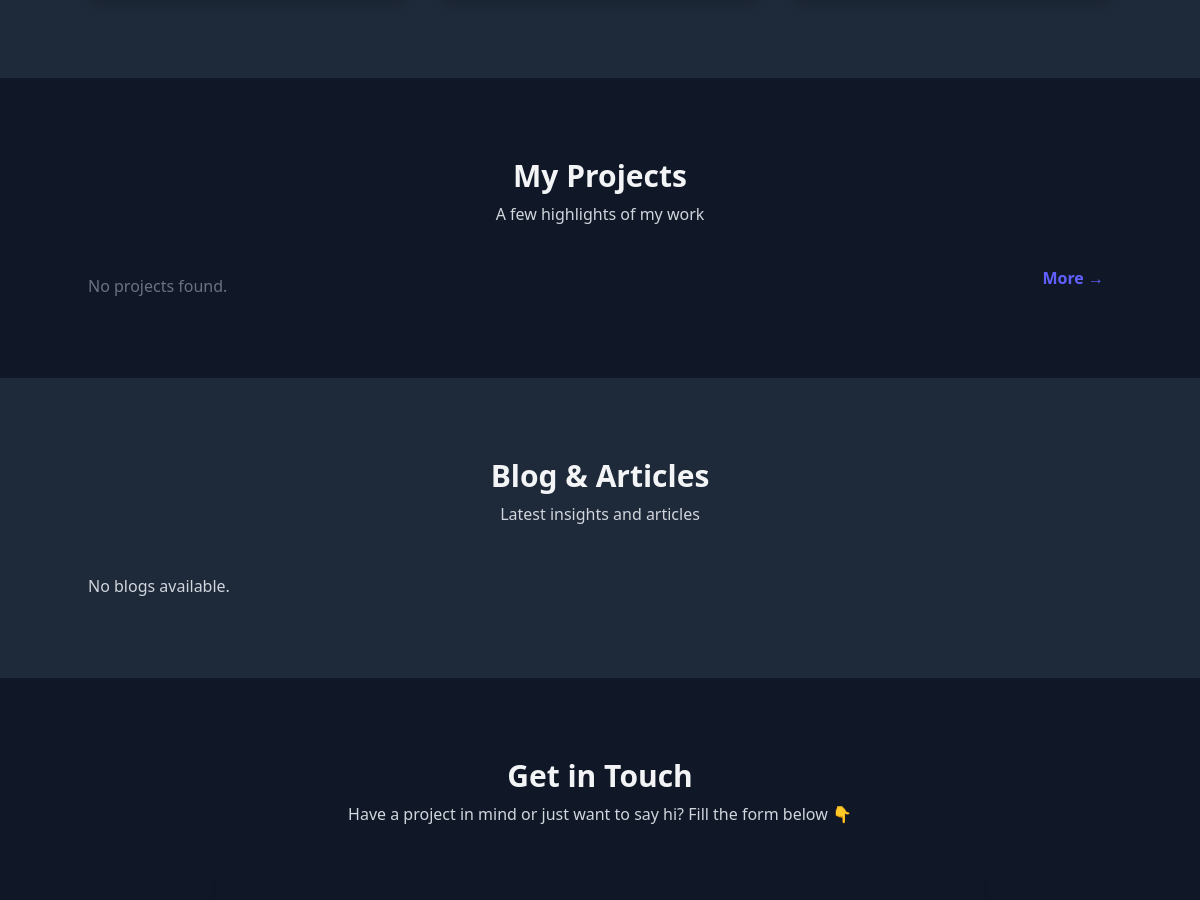
The app's page / (middle part), older data.
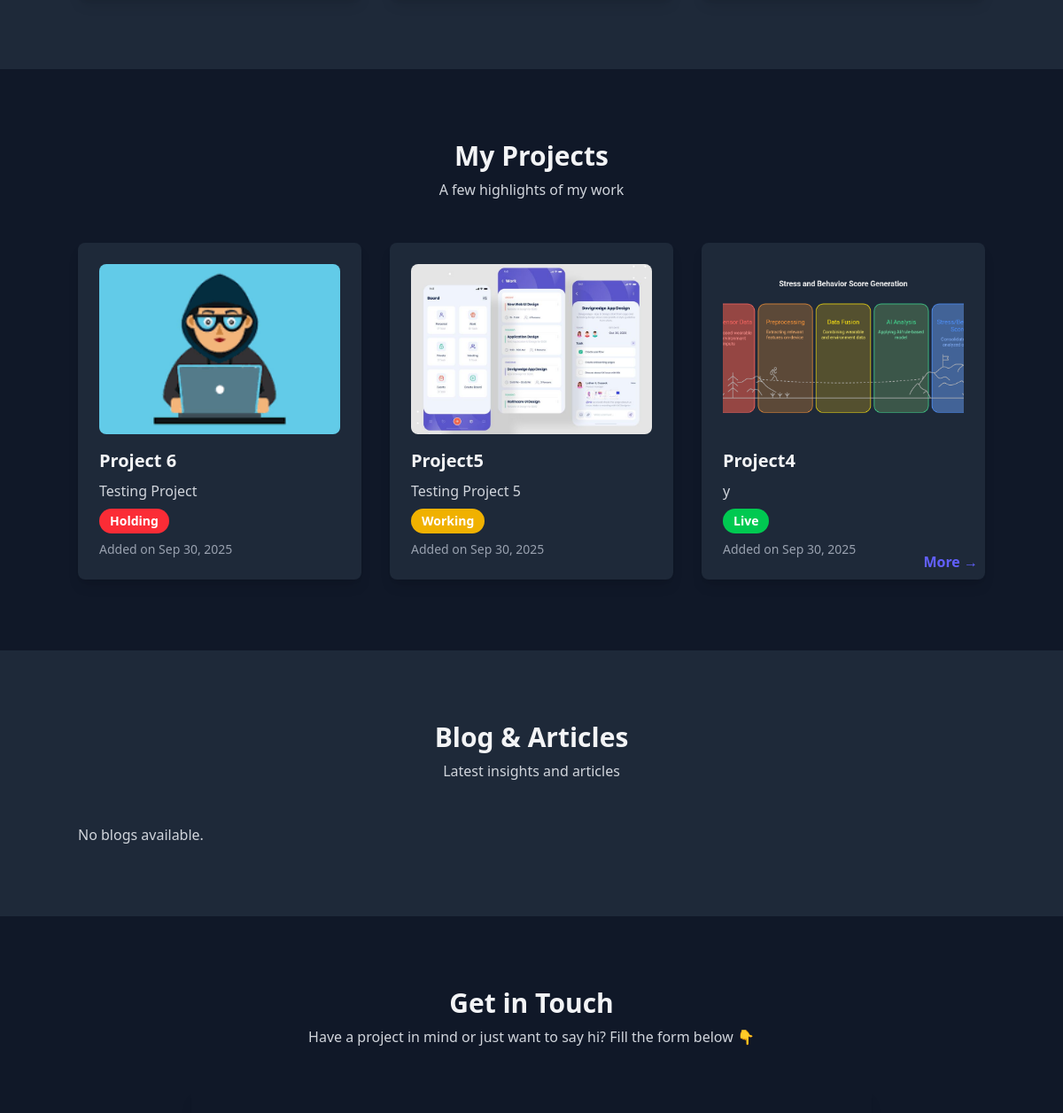
The same page, newer data.
### home/models.py (models this page shows, shortened)
class Project(models.Model):
    STATUS_CHOICES = [
        ('live', 'Live'),
        ('working', 'Working'),
        ('holding', 'Holding'),
    ]
    project_name = models.CharField(max_length=200)
    project_img = models.ImageField(upload_to=project_image_path, blank=True, null=True)
    description = models.TextField(blank=True, null=True)
    status = models.CharField(max_length=20, choices=STATUS_CHOICES, default='working')
    created_at = models.DateTimeField(auto_now_add=True)
    class Meta:
        db_table = "project"

### home/views.py (the view)
# urls.py: path('', views.index, name='home'),
def index(request):
    projects = Project.objects.all().order_by("-created_at")[:3]
    blogs= Blog.objects.all().order_by("-created_at")[:3]
    return render(request, 'home/index.html',{'projects':projects,'blogs':blogs})

### templates/home/index.html (shortened to what this page needs)
{% extends "__base.html" %} {% block content %}
{% load static %}
<section class="py-20 bg-gray-800 z-10 relative">
</section>
<section class="py-20 bg-gray-900 z-10 relative">
  <div class="container mx-auto text-center mb-12">
    <h2 class="text-3xl font-bold text-gray-100">My Projects</h2>
    <p class="text-gray-300 mt-2">A few highlights of my work</p>
  </div>
  <div class="container mx-auto grid md:grid-cols-3 gap-8 relative">
    {% for project in projects %}
    <div
      class="p-6 bg-gray-800 rounded-lg shadow-lg hover:shadow-2xl hover:bg-gray-700 transition duration-300 transform hover:scale-105"
    >
      <img
        src="{{ project.project_img.url }}"
        alt="{{ project.project_name }}"
        class="rounded-lg mb-4 w-full h-48 object-cover"
      />
      <h3 class="text-xl font-semibold mb-2 text-gray-100">
        {{ project.project_name }}
      </h3>
      <p class="text-gray-300">{{ project.description }}</p>
      {% if project.status == 'live' %}
      <span class="inline-block px-3 py-1 mt-2 text-white bg-green-500 rounded-full text-sm font-semibold">
        Live
      </span>
      {% elif project.status == 'working' %}
      <span class="inline-block px-3 py-1 mt-2 text-white bg-yellow-500 rounded-full text-sm font-semibold">
        Working
      </span>
      {% elif project.status == 'holding' %}
      <span class="inline-block px-3 py-1 mt-2 text-white bg-red-500 rounded-full text-sm font-semibold">
        Holding
      </span>
      {% endif %}
      <p class="text-sm text-gray-400 mt-2">
        Added on {{ project.created_at|date:"M d, Y" }}
      </p>
    </div>
    {% empty %}
    <p class="text-gray-500">No projects found.</p>
    {% endfor %}
    <div class="absolute bottom-0 right-0 mr-2 mb-2">
      <a href="{% url 'projects' %}" class="text-indigo-500 font-semibold hover:underline">
        More →
      </a>
    </div>
  </div>
</section>
<section class="py-20 bg-gray-800 z-10 relative">
  <div class="container mx-auto text-center mb-12">
    <h2 class="text-3xl font-bold text-gray-100">Blog & Articles</h2>
    <p class="text-gray-300 mt-2">Latest insights and articles</p>
  </div>
  <div class="container mx-auto grid md:grid-cols-3 gap-8">
    {% for blog in blogs %}
    <div
      class="p-6 bg-gray-700 rounded-lg shadow-lg hover:shadow-2xl hover:bg-gray-600 transition duration-300 transform hover:scale-105"
    >
      {% if blog.image %}
      <img
        src="{{ blog.image.url }}"
        alt="{{ blog.title }}"
        class="rounded-lg mb-4 w-full h-40 object-cover"
      />
      {% else %}
      <img
        src="https://via.placeholder.com/800x400.png?text=No+Image"
        alt="No Image"
        class="rounded-lg mb-4 w-full h-40 object-cover"
      />
      {% endif %}
      <h3 class="text-xl font-semibold mb-2 text-gray-100">
        {{ blog.title }}
      </h3>
      <p class="text-gray-300 text-sm line-clamp-1">
        {{ blog.content }}
      </p>
    </div>
        <div class="absolute bottom-0 right-0 mr-2 mb-2">
      <a href="{% url 'blog' %}" class="text-indigo-500 font-semibold hover:underline">
        More →
      </a>
    </div>
    {% empty %}
    <p class="text-gray-300">No blogs available.</p>
    {% endfor %}
  </div>
</section>
<section class="py-20 bg-gray-900 z-10 relative">
  <div class="container mx-auto text-center mb-12">
    <h2 class="text-3xl font-bold text-gray-100">Get in Touch</h2>
    <p class="text-gray-300 mt-2">
      Have a project in mind or just want to say hi? Fill the form below 👇
    </p>
  </div>
  <div class="container mx-auto max-w-3xl">
<form
    action="{% url 'client-mail' %}"
    method="POST"
    class="rounded-lg shadow-lg p-8 space-y-6"
    hx-post="{% url 'client-mail' %}"
    hx-target="#formResponse"
    hx-swap="innerHTML"
>
</form>
  </div>
  {% endblock %}

Row changes from the older to the newer data that the page shows:
added Project: project_img (picture), project_name "Project 6", description "Testing Project", status "Holding", created_at "Sep 30, 2025"
added Project: project_img (picture), project_name "Project5", description "Testing Project 5", status "Working", created_at "Sep 30, 2025"
added Project: project_img (picture), project_name "Project4", description "y", status "Live", created_at "Sep 30, 2025"
Text that changed along with them:
text no longer shown: "No projects found."
